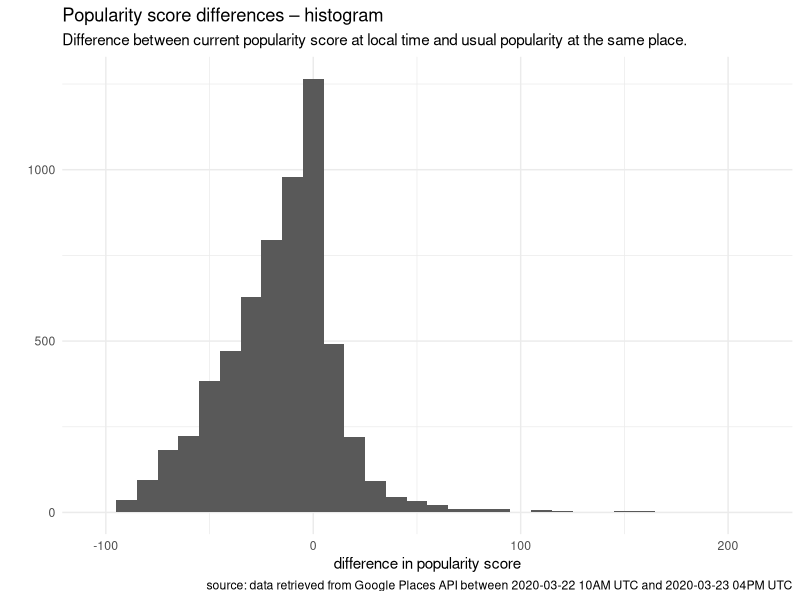
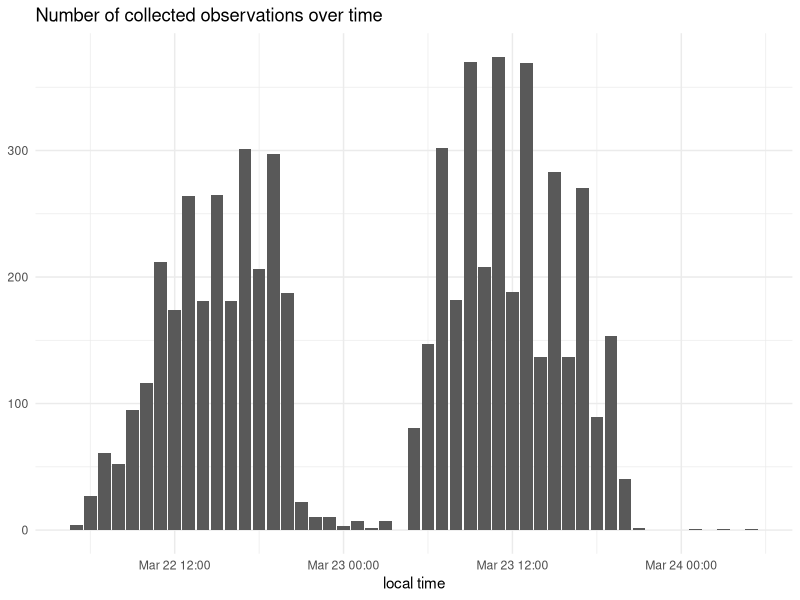
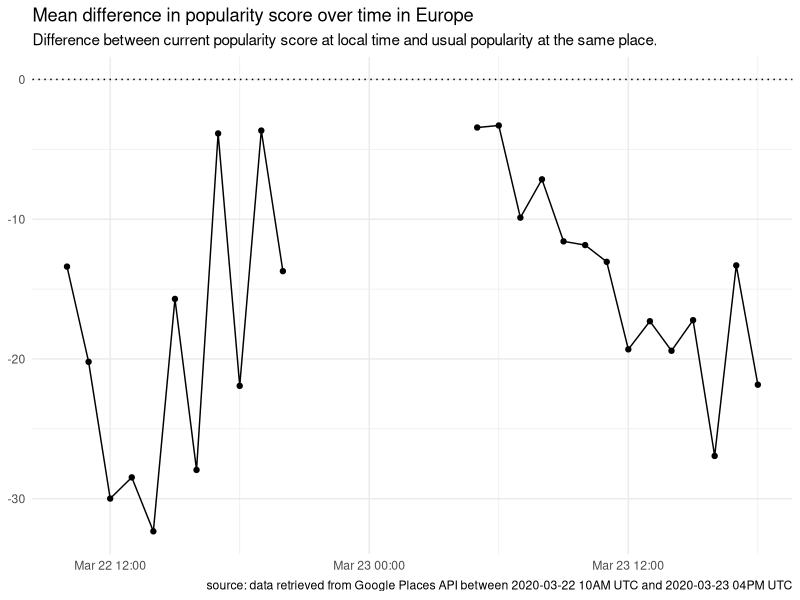
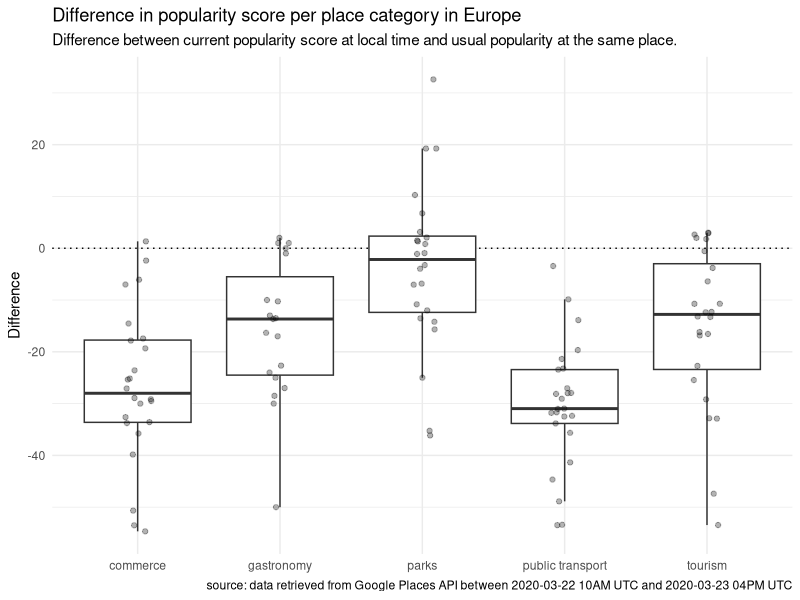
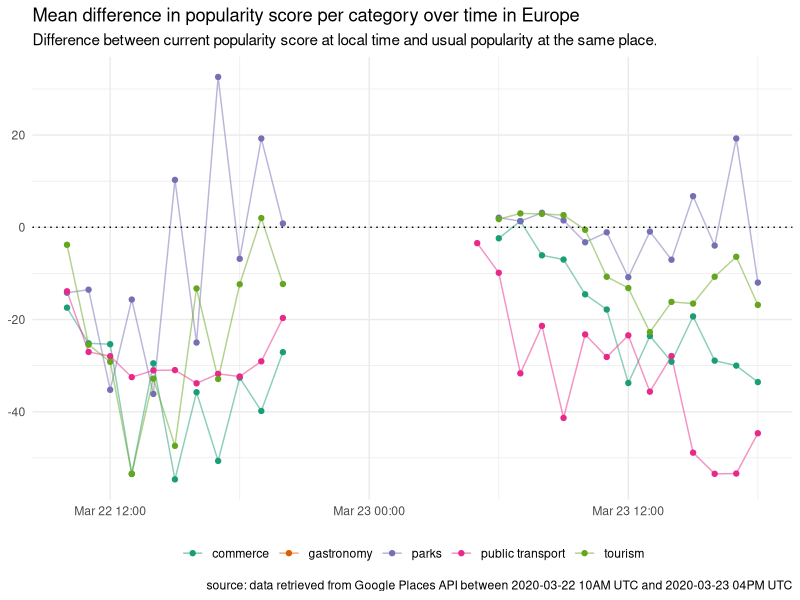
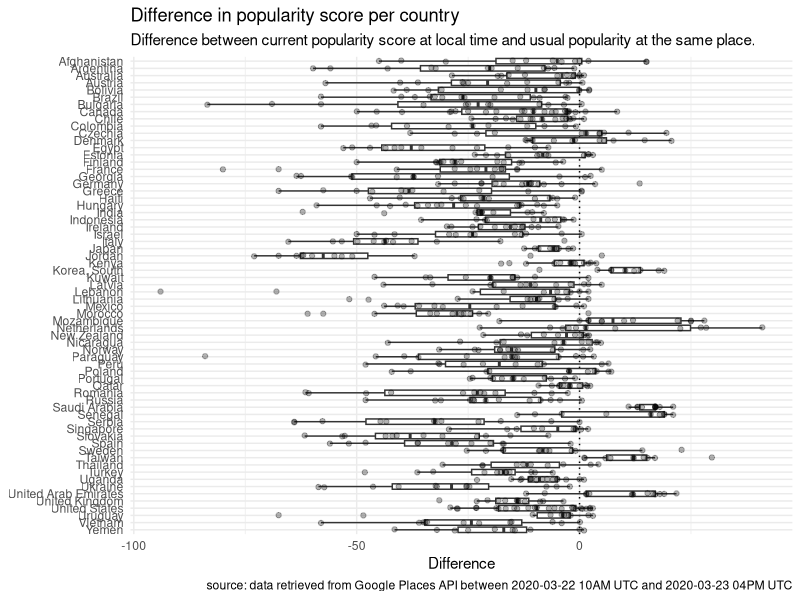
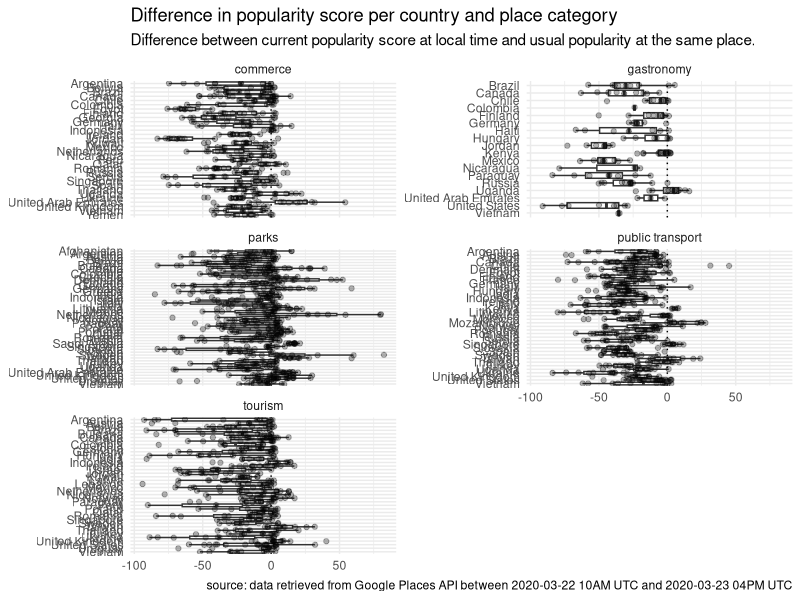
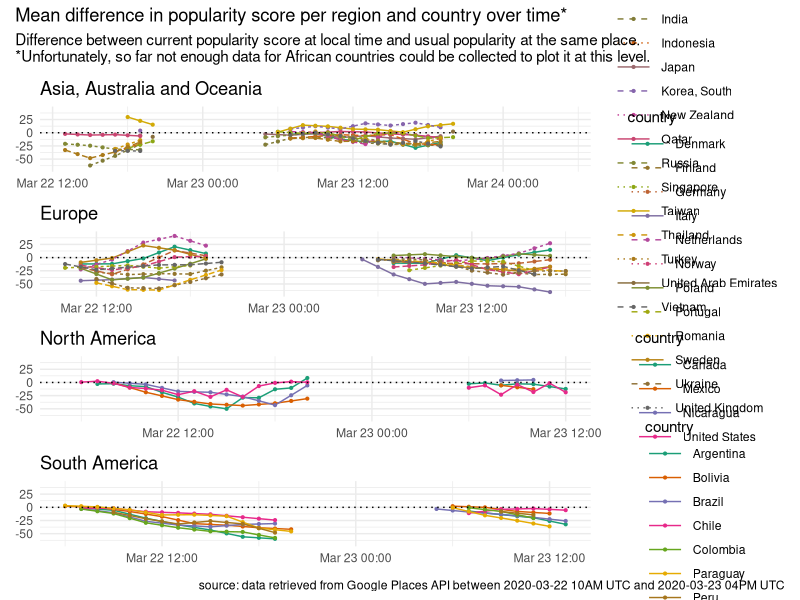

R code for these plots, in order:
## ---- chunk 1
knitr::opts_chunk$set(echo = TRUE)
## ---- chunk 2
library(dplyr)
library(ggplot2)
library(lubridate)
library(patchwork)
library(RColorBrewer)
## ---- chunk 3
poi <- read.csv('../data/places_of_interest_tz.csv', stringsAsFactors = FALSE)
head(poi)
## ---- chunk 4
regions <- read.csv('../data/regions.csv', stringsAsFactors = FALSE)
poi <- left_join(poi, regions, by = 'country')
stopifnot(sum(is.na(poi$region)) == 0)

query_categ <- read.csv('../data/query_categories.csv', stringsAsFactors = FALSE)
poi <- left_join(poi, query_categ, by = 'query')
stopifnot(sum(is.na(poi$category)) == 0)

head(poi)
## ---- chunk 5
poptime <- read.csv('../data/popularity.csv', stringsAsFactors = FALSE)
head(poptime)
## ---- chunk 6
pop <- left_join(poptime, poi, by = 'place_id')
stopifnot(sum(is.na(pop$name)) == 0)
head(pop)
## ---- chunk 7
pop$local_time <- ymd_h(paste(pop$local_date, pop$local_hour))
select(pop, local_date, local_hour, local_time) %>% sample_n(20)
## ---- chunk 8
pop$pop_diff <- pop$current_pop - pop$usual_pop

# reduced dataset:
popsm <- select(pop, region, country, city, category, query, name, local_time, pop_diff)
head(popsm)
## ---- chunk 9
range_collection_time <- strftime(range(ymd_h(paste(pop$utc_date, pop$utc_hour))), "%Y-%m-%d %I%p", tz = 'UTC')

plot_subtitle <- 'Difference between current popularity score at local time and usual popularity at the same place.'
plot_caption <- paste('source: data retrieved from Google Places API between',
                      range_collection_time[1], 'UTC and', range_collection_time[2], 'UTC')
plot_caption
## ---- chunk 10
c(mean(popsm$pop_diff), sd(popsm$pop_diff), median(popsm$pop_diff))
## ---- chunk 11
filter(popsm, pop_diff > 200)  # outliers?
## ---- chunk 12
qplot(popsm$pop_diff, binwidth = 10) +
    #scale_x_continuous(limits = c(-100, 200)) +
    xlab('difference in popularity score') +
    labs(title = 'Popularity score differences – histogram',
         subtitle = plot_subtitle,
         caption = plot_caption) +
    theme_minimal()
## ---- chunk 13
popglob <- group_by(popsm, local_time) %>% summarise(diff_mean = mean(pop_diff), diff_sd = sd(pop_diff), n = n())
head(popglob)
## ---- chunk 14
qplot(popglob$local_time, popglob$n, geom = 'col') +
    xlab('local time') +
    ggtitle('Number of collected observations over time') +
    theme_minimal() + theme(axis.title.y = element_blank())
## ---- chunk 15
popeur <- filter(popsm, region == 'Europe')
popeur
## ---- chunk 16
popeur_means <- group_by(popeur, local_time) %>%
    summarise(diff_mean = mean(pop_diff), diff_sd = sd(pop_diff), n = n()) %>%
    ungroup
head(popeur_means)
## ---- chunk 17
# set values with very few observations to NA to produce gaps in plot
low_obs_to_NA <- function(df, col, thresh) {
    df[[col]] <- ifelse(df$n < thresh, NA, df[[col]])
    df
}

popeur_means <- low_obs_to_NA(popeur_means, 'diff_mean', thresh = 10)
head(popeur_means)
## ---- chunk 18
p <- ggplot(popeur_means, aes(x = local_time, y = diff_mean)) +
    geom_line(linetype = 1) +
    geom_point() +
    geom_hline(yintercept = 0, linetype = 3) +
    xlab(NULL) + ylab(NULL) +
    labs(title = 'Mean difference in popularity score over time in Europe',
         subtitle = plot_subtitle,
         caption = plot_caption) +
    theme_minimal()
ggsave('plots/europe_ts.png', p, width = 10, height = 8)
p
## ---- chunk 19
poplocality <- group_by(popeur, local_time, category) %>%
    summarise(diff_mean = mean(pop_diff), diff_sd = sd(pop_diff), n = n()) %>%
    ungroup() %>%
    arrange(local_time, category) %>% ungroup()
head(poplocality)
## ---- chunk 20
p <- ggplot(filter(poplocality, !is.na(diff_mean)), aes(x = category, y = diff_mean)) +
    geom_hline(yintercept = 0, linetype = 3) +
    geom_boxplot(outlier.shape = NA) +
    geom_jitter(width = 0.1, alpha = 0.3) +
    xlab(NULL) +
    ylab('Difference') +
    labs(title = 'Difference in popularity score per place category in Europe',
         subtitle = plot_subtitle,
         caption = plot_caption) +
    theme_minimal()
ggsave('plots/europe_placecat_box.png', p, width = 10, height = 8)
p
## ---- chunk 21
fill_time_gaps <- function(grp, group_var, y_var) {
    grp <- select(grp, local_time, group_var, y_var)
    time_range <- range(grp$local_time)
    time_seq <- seq(time_range[1], time_range[2], by = 'hour')
    time_fill <- time_seq[!(time_seq %in% grp$local_time)]
    if (length(time_fill) > 0) {
        filldf <- data.frame(local_time = time_fill,
                             diff_mean = NA,
                             stringsAsFactors = FALSE)
        filldf[[group_var]] <- rep(unique(pull(grp, group_var)), times = length(time_fill))
        bind_rows(grp, filldf)
    } else {
        grp
    }
}

poplocality <- low_obs_to_NA(poplocality, 'diff_mean', thresh = 5)

poplocality <- group_by(poplocality, category) %>%
    do(fill_time_gaps(., group_var = 'category', y_var = 'diff_mean')) %>%
    arrange(local_time, category) %>%
    ungroup()
## ---- chunk 22
p <- ggplot(poplocality, aes(x = local_time, y = diff_mean, color = category)) +
    geom_line(linetype = 1, alpha = 0.5) +
    geom_point() +
    geom_hline(yintercept = 0, linetype = 3) +
    scale_color_brewer(palette = 'Dark2') +
    xlab(NULL) + ylab(NULL) +
    labs(title = 'Mean difference in popularity score per category over time in Europe',
         subtitle = plot_subtitle,
         caption = plot_caption) +
    theme_minimal() + theme(legend.title = element_blank(), legend.position = 'bottom')
ggsave('plots/europe_placecat_ts.png', p, width = 10, height = 8)
p
## ---- chunk 23
popcountry <- group_by(popsm, local_time, region, country) %>%
    summarise(diff_mean = mean(pop_diff), diff_sd = sd(pop_diff), n = n()) %>%
    ungroup()
head(popcountry)
## ---- chunk 24
min_n_obs_countries <- count(popcountry, country) %>%
    filter(n >= 9) %>%
    pull(country)
popcountry_filt <- filter(popcountry, country %in% min_n_obs_countries)

p <- ggplot(popcountry_filt, aes(x = country, y = diff_mean)) +
    geom_hline(yintercept = 0, linetype = 3) +
    geom_boxplot(outlier.shape = NA) +
    geom_jitter(width = 0.1, alpha = 0.3) +
    scale_x_discrete(limits = rev(sort(unique(popcountry_filt$country)))) +
    coord_flip() + 
    xlab(NULL) +
    ylab('Difference') +
    labs(title = 'Difference in popularity score per country',
         subtitle = plot_subtitle,
         caption = plot_caption) +
    theme_minimal()
ggsave('plots/countries_box.png', p, width = 8, height = 12)
p
## ---- chunk 25
popcountry_cats <- group_by(popsm, local_time, country, category) %>%
    summarise(diff_mean = mean(pop_diff), diff_sd = sd(pop_diff), n = n()) %>%
    ungroup()
head(popcountry_cats)
## ---- chunk 26
min_n_obs_countries <- count(popcountry_cats, country, category) %>%
    filter(n >= 10) %>%
    pull(country)
popcountry_cats_filt <- filter(popcountry_cats, country %in% min_n_obs_countries)
head(popcountry_cats_filt)
## ---- chunk 27
p <- ggplot(popcountry_cats_filt, aes(x = reorder(country, desc(country)), y = diff_mean)) +
    geom_hline(yintercept = 0, linetype = 3) +
    geom_boxplot(outlier.shape = NA) +
    geom_jitter(width = 0.1, height = 0.2, alpha = 0.3) +
    coord_flip() +
    facet_wrap(~ category, ncol = 2, scales = 'free_y') +
    xlab(NULL) +
    ylab(NULL) +
    labs(title = 'Difference in popularity score per country and place category',
         subtitle = plot_subtitle,
         caption = plot_caption) +
    theme_minimal()
ggsave('plots/countries_placecat_box.png', p, width = 12, height = 20)
p
## ---- chunk 28
popcountry_ts <- low_obs_to_NA(popcountry, 'diff_mean', thresh = 5)
head(popcountry_ts)
## ---- chunk 29
regplots <- list()
yminmax <- range(popcountry_ts$diff_mean, na.rm = TRUE)

for (reg in sort(unique(popcountry_ts$region))) {
    regdata <- filter(popcountry_ts, region == reg)
    no_obs_countries <- group_by(regdata, country) %>%
        summarise(n_not_NA = sum(!is.na(diff_mean))) %>%
        filter(n_not_NA == 0) %>%
        pull(country)
    regdata <- filter(regdata, !(country %in% no_obs_countries))

    regdata <- group_by(regdata, country) %>%
        do(fill_time_gaps(., group_var = 'country', y_var = 'diff_mean')) %>%
        arrange(local_time, country) %>%
        ungroup()
    
    # linearly approx. gaps of max. two NA values
    regdata <- group_by(regdata, country) %>%
        do(data.frame(local_time = .$local_time,
                      country = .$country,
                      diff_mean = zoo::na.approx(.$diff_mean, maxgap = 3, na.rm = FALSE)))

    regcountries <- sort(unique(regdata$country))
    n_countries <- length(regcountries)
    
    if (n_countries > 8) {
        country_colors <- colorRampPalette(brewer.pal(name = 'Dark2', n = 8))(n_countries)
        country_linetypes <- data.frame(
            country = regcountries,
            linetype = as.factor(rep(1:3, times = ceiling(n_countries / 3))[1:n_countries])
        )
        regdata <- left_join(regdata, country_linetypes, by = 'country')
        line_mapping <- aes(linetype = linetype)
        line_guide_override <- list(linetype = as.integer(country_linetypes$linetype))
    } else {
        country_colors <- brewer.pal(name = 'Dark2', n = max(3, n_countries))
        line_mapping <- NULL
        line_guide_override <- list()
    }
    
    if (sum(!is.na(regdata$diff_mean)) >= length(unique(regdata$local_time))) {
        p <- ggplot(regdata, aes(x = local_time, y = diff_mean, color = country)) +
                geom_line(line_mapping) +
                geom_point(size = 0.75) +
                geom_hline(yintercept = 0, linetype = 3) +
                scale_color_manual(values = country_colors,
                                   guide = guide_legend(
                                       override.aes = line_guide_override,
                                       keywidth = 2
                                   )) +
                scale_y_continuous(limits = yminmax + c(-3, 3)) +
                scale_linetype(guide = FALSE) +
                ggtitle(reg) +
                xlab(NULL) + ylab(NULL) +
                theme_minimal()
        regplots[[reg]] <- p
    }
}

p <- wrap_plots(regplots, ncol = 1) +
    plot_annotation(title = 'Mean difference in popularity score per region and country over time*',
                    subtitle = paste0(plot_subtitle, '\n*Unfortunately, so far not enough data for African countries could be collected to plot it at this level.'),
                    caption = plot_caption)
ggsave('plots/region_countries_ts.png', p, width = 10, height = 30)
p
